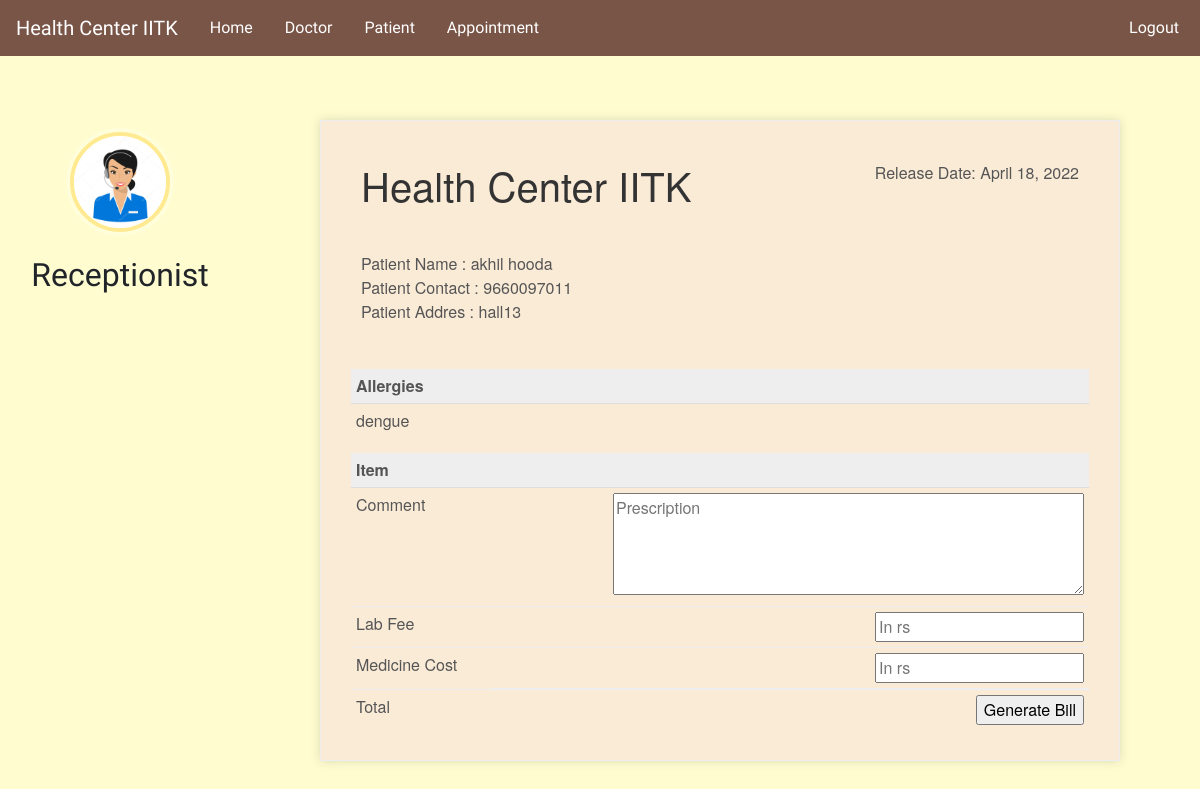
The app's page /discharge-patient/8 (signed in) with its own data.
### hospital/models.py (models this page shows, shortened)
class Patient(models.Model):
    user = models.OneToOneField(User, on_delete=models.CASCADE)
    profile_pic = models.ImageField(
        upload_to='profile_pic/PatientProfilePic/', default='../static/images/error.jpg', null=True, blank=True)
    address = models.CharField(max_length=40)
    mobile = models.CharField(max_length=20, null=False)
    symptoms = models.CharField(max_length=100, null=False)
    assignedDoctorId = models.PositiveIntegerField(null=True)
    admitDate = models.DateField(auto_now=True)
    status = models.BooleanField(default=False)
    @property
    def get_name(self):
        return self.user.first_name+" "+self.user.last_name

### hospital/views.py (the view, shortened to what this page needs)
@login_required(login_url='adminlogin')
@user_passes_test(is_admin)
def discharge_patient_view(request, pk):
    patient = models.Patient.objects.get(id=pk)
    days = (date.today()-patient.admitDate)  # 2 days, 0:00:00
    assignedDoctor = models.User.objects.all().filter(id=patient.assignedDoctorId)
    d = days.days  # only how many day that is 2
    patientDict = {
        'patientId': pk,
        'name': patient.get_name,
        'mobile': patient.mobile,
        'address': patient.address,
        'symptoms': patient.symptoms,
        'admitDate': patient.admitDate,
        'todayDate': date.today(),
        'day': d,
        'assignedDoctorName': assignedDoctor[0].first_name,
    }
    return render(request, 'hospital/patient_generate_bill.html', context=patientDict)

### hospital/views.py (called while the page is built)
def is_admin(user):
    return user.groups.filter(name='ADMIN').exists()

### templates/hospital/patient_generate_bill.html (shortened to what this page needs)
{% extends 'hospital/admin_base.html' %}
{% load static %}
{% block content %}
<head>
</head>
<br><br><br>
<div class="invoice-box">
  <table cellpadding="0" cellspacing="0">
    <tr class="top">
      <td colspan="2">
        <table>
          <tr>
            <td class="title">
              <h1>Health Center IITK</h1>
            </td>
            <td>
              Release Date: {{todayDate}}<br>
            </td>
          </tr>
        </table>
      </td>
    </tr>
    <tr class="information">
      <td colspan="2">
        <table>
          <tr>
            <td>
              Patient Name : {{name}}<br>
              Patient Contact : {{mobile}}<br>
              Patient Addres : {{address}}<br>
            </td>
          </tr>
        </table>
      </td>
    </tr>
    <tr class="heading">
      <td>
        Allergies
      </td>
      <td>
      </td>
    </tr>
    <tr class="details">
      <td>
        {{symptoms}}
      </td>
    </tr>
    <tr class="heading">
      <td>
        Item
      </td>
      <td>
      </td>
    </tr>
    <form method="post">
      <tr class="item">
        <td>
          Comment
        </td>
        <td>
          <textarea type="text" name="roomCharge" placeholder="Prescription" value="" rows="4" cols="50"></textarea>
        </td>
      </tr>
      <tr class="item">
        <td>
          Lab Fee
        </td>
        <td>
          <input type="number" name="doctorFee" placeholder="In rs" value="">
        </td>
      </tr>
      <tr class="item">
        <td>
          Medicine Cost
        </td>
        <td>
          <input type="number" name="medicineCost" placeholder="In rs" value="">
        </td>
      </tr>
      <tr class="total">
        <td>Total</td>
        <td>
          <input type="submit" name="submit" value="Generate Bill">
        </td>
      </tr>
    </form>
  </table>
</div>
{% endblock content %}

### static/style.css (style rules this page uses)
body { padding-left: 240px; }

### templates/hospital/admin_base.html (style rules this page uses)
body { background-color: rgb(255, 253, 208); font-family: 'Work Sans', sans-serif; }

### templates/hospital/patient_generate_bill.html (style rules this page uses)
.invoice-box { background-color: antiquewhite; max-width: 800px; margin: auto; padding: 30px; border: 1px solid #eee; box-shadow: 0 0 10px rgba(0, 0, 0, .15); font-size: 16px; line-height: 24px; font-family: 'Helvetica Neue', 'Helvetica', Helvetica, Arial, sans-serif; color: #555; }
.invoice-box table { width: 100%; line-height: inherit; text-align: left; }
.invoice-box table td { padding: 5px; vertical-align: top; }
.invoice-box table tr td:nth-child(2) { text-align: right; }
.invoice-box table tr.top table td { padding-bottom: 20px; }
.invoice-box table tr.top table td.title { font-size: 45px; line-height: 45px; color: #333; }
.invoice-box table tr.information table td { padding-bottom: 40px; }
.invoice-box table tr.heading td { background: #eee; border-bottom: 1px solid #ddd; font-weight: bold; }
.invoice-box table tr.details td { padding-bottom: 20px; }
.invoice-box table tr.item td { border-bottom: 1px solid #eee; }
.invoice-box table tr.total td:nth-child(2) { border-top: 2px solid #eee; font-weight: bold; }

### records on screen
Patient: mobile "9660097011", address "hall13", symptoms "dengue"

### other values on screen
{{ todayDate }} "April 18, 2022"
{{ name }} "akhil hooda"
